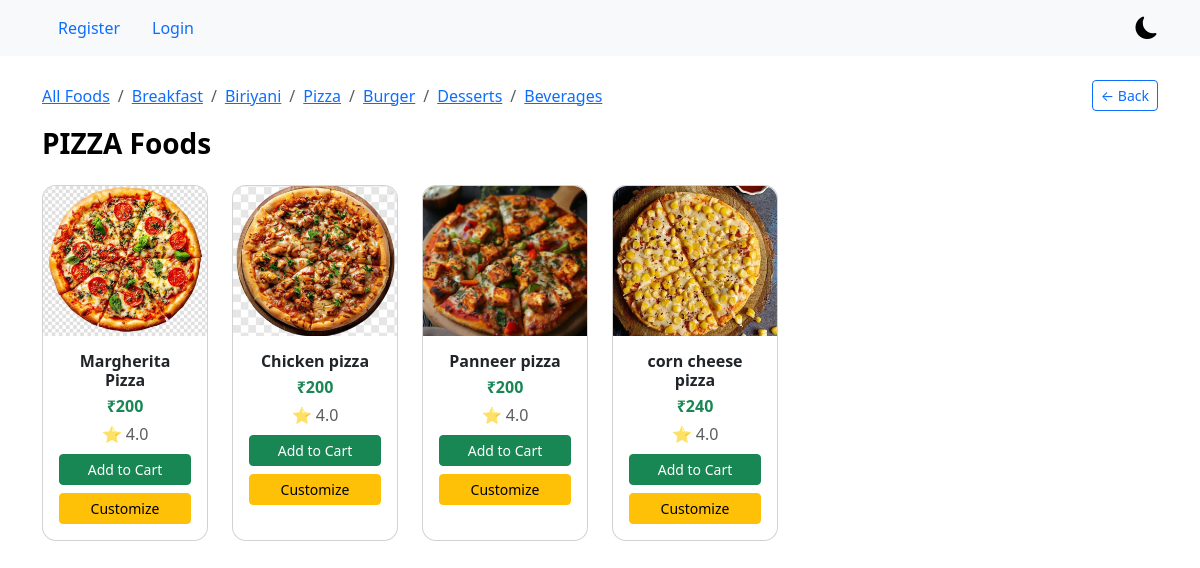
/foods/category/PIZZA/, run on the app's committed database.
### foods/models.py (models this page shows)
class FoodItems(models.Model):
    name=models.CharField(max_length=100)
    price=models.IntegerField(null=True,blank=True)
    rating=models.FloatField(null=True,blank=True)
    foodpic = models.ImageField(upload_to='foodpic/', blank=True, null=True)
    Categories=models.CharField(max_length=100,choices=Categories)

### foods/views.py (the view)
# urls.py: path('category/<str:category>/', views.category_foods, name='category_foods'),
def category_foods(request, category):
    foods = FoodItems.objects.filter(Categories=category)
    context = {
        'foods': foods,
        'category': category,
    }
    return render(request, 'foods/category.html', context)

### templates/foods/category.html (shortened to what this page needs)
{% extends 'base.html' %}
{% load static %}
{% block content %}
<div class="container mt-4">
    <div class="breadcrumb-container mb-3">
        <nav aria-label="breadcrumb">
            <ol class="breadcrumb mb-0">
                <li class="breadcrumb-item">
                    <a href="{% url 'Allfoods' %}">All Foods</a>
                </li>
                <li class="breadcrumb-item"><a href="{% url 'category_foods' 'BREAKFAST' %}">Breakfast</a></li>
                <li class="breadcrumb-item"><a href="{% url 'category_foods' 'BIRIYANI' %}">Biriyani</a></li>
                <li class="breadcrumb-item"><a href="{% url 'category_foods' 'PIZZA' %}">Pizza</a></li>
                <li class="breadcrumb-item"><a href="{% url 'category_foods' 'BURGER' %}">Burger</a></li>
                <li class="breadcrumb-item"><a href="{% url 'category_foods' 'DESSARTS' %}">Desserts</a></li>
                <li class="breadcrumb-item"><a href="{% url 'category_foods' 'BREVERAGES' %}">Beverages</a></li>
            </ol>
        </nav>
        <a href="{% url 'Allfoods' %}" class="btn btn-outline-primary btn-sm">
            ← Back
        </a>
    </div>
    <h3 class="mb-4 text-capitalize fw-bold">
        {{ category }} Foods
    </h3>
    <div class="row g-4">
        {% for food in foods %}
            <div class="col-xl-2 col-lg-3 col-md-4 col-sm-6">
                <div class="card food-card h-100">
                    {% if food.foodpic %}
                        <img src="{{ food.foodpic.url }}" class="card-img-top food-img">
                    {% else %}
                        <img src="{% static 'css/images/default.png' %}" class="card-img-top food-img">
                    {% endif %}
                    <div class="card-body text-center">
                        <h6 class="fw-semibold mb-1">{{ food.name }}</h6>
                        <p class="mb-1 text-success fw-bold">₹{{ food.price }}</p>
                        <p class="mb-2 text-muted">⭐ {{ food.rating }}</p>
                        <a href="{% url 'add_cart' %}?food_id={{ food.id }}"
                           class="btn btn-success btn-sm w-100 mb-2">
                            Add to Cart
                        </a>
                        <a href="{% url 'customize' food.id %}"
                           class="btn btn-warning btn-sm w-100">
                            Customize
                        </a>
                    </div>
                </div>
            </div>
        {% endfor %}
    </div>
</div>
{% endblock %}

### templates/base.html (style rules this page uses)
:root { --bg-color: #ffffff; --text-color: #000000; --card-bg: #ffffff; --nav-bg: #f8f9fa; }
body { background-color: var(--bg-color); color: var(--text-color); transition: all 0.3s ease; scroll-behavior: smooth; }
.card, .jumbotron { background-color: var(--card-bg) !important; border-radius: 12px; }

### templates/foods/category.html (style rules this page uses)
.food-card { border-radius: 14px; transition: transform 0.2s ease, box-shadow 0.2s ease; }
.food-img { height: 150px; object-fit: cover; border-top-left-radius: 14px; border-top-right-radius: 14px; }
.breadcrumb-container { display: flex; justify-content: space-between; align-items: center; }

### data on the page
FoodItems: foodpic (picture), name "Margherita Pizza", price "200", rating "4.0"
FoodItems: foodpic (picture), name "Chicken pizza", price "200", rating "4.0"
FoodItems: foodpic (picture), name "Panneer pizza", price "200", rating "4.0"
FoodItems: foodpic (picture), name "corn cheese pizza", price "240", rating "4.0"

### other printed values
{{ category }} "PIZZA"
